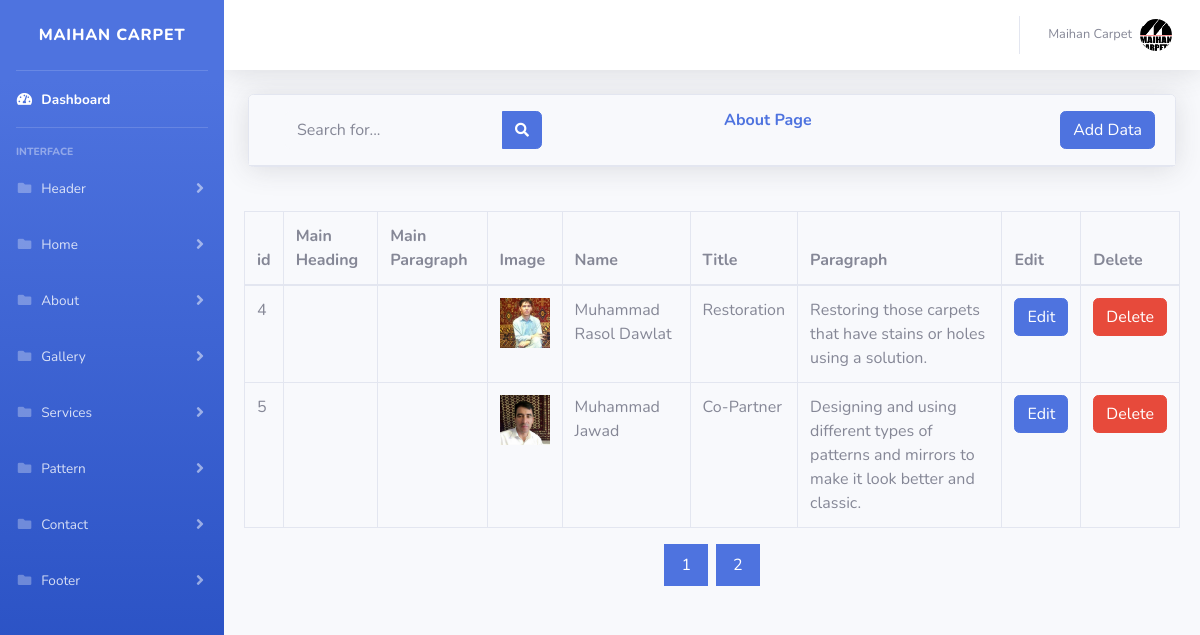
The app's page /AP/ourteam.php?page=2 (signed in), older data.
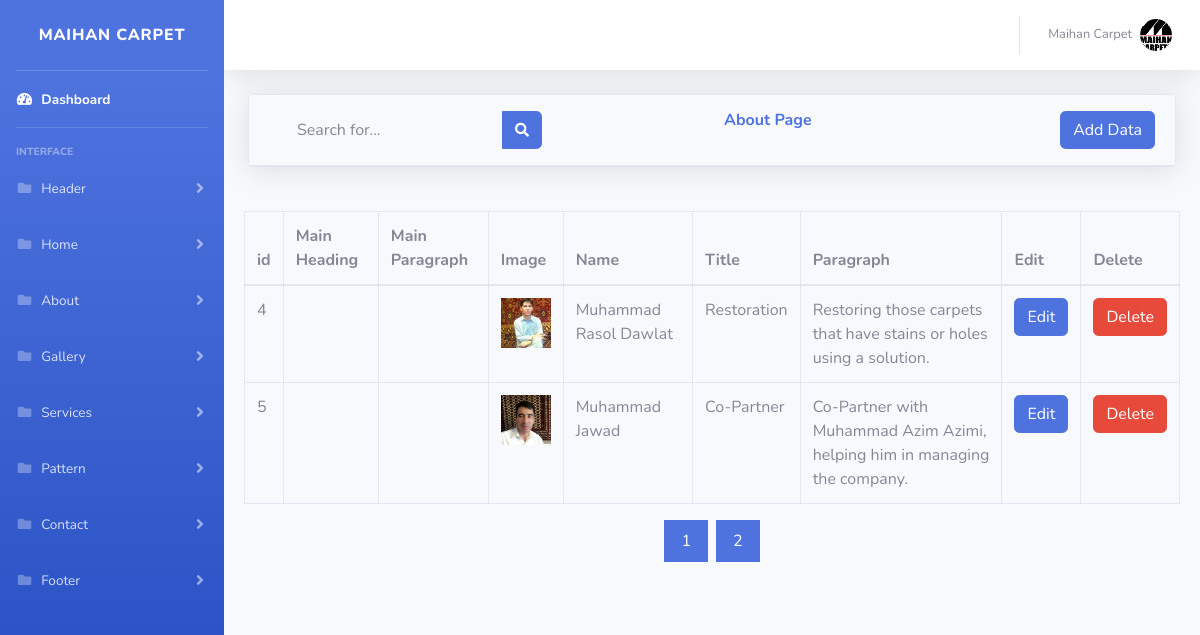
The same page, newer data.
### tables this page shows
CREATE TABLE `aboutsection2` (
  `id` int(11) NOT NULL,
  `heading` varchar(100) NOT NULL,
  `paragraph` text NOT NULL,
  `image` text NOT NULL,
  `name` text NOT NULL,
  `name2` text NOT NULL,
  `paragraph2` text NOT NULL
);

### AP/ourteam.php (the view, shortened to what the changed rows need)
<?php
	include 'includes/header.php';
	include 'includes/navbar.php';
?>
  <div class="card-body">
    <div class="table-responsive">
      <?php
        $record = 3;
        $page = '';
        if (isset($_GET["page"])) {
          $page = $_GET["page"];
        }
        else{
           $page =1;
        }
        $start = ($page-1)*$record;
          if (isset($_POST['search'])) {
          $search = preg_replace("#[^0-9a-z]#i","", $_POST['search1']);
          $select = "SELECT * FROM aboutsection2 WHERE heading LIKE '%". $search ."%' OR paragraph LIKE '%". $search ."%' OR name LIKE '%". $search ."%' OR name2 LIKE '%". $search ."%' OR paragraph2 LIKE '%". $search ."%'";
          $result = $connection -> query($select);
        ?>
         <table class="table table-bordered" id="dataTable" width="100%" cellspacing="0">
        <thead>
          <tr>
            <th>id</th>
            <th>Main Heading</th>
            <th>Main Paragraph </th>
            <th>Image</th>
            <th>Name </th>
            <th>Title </th>
            <th>Paragraph </th>
            <th>Edit</th>
            <th>Delete</th>
          </tr>
        </thead>
        <tbody>
          <?php
            if ($result-> num_rows > 0) {
              while ($row = $result->fetch_assoc()) {
                echo "<tr> <td> $row[id] </td>".
                  "<td>$row[heading]</td>".
                  "<td>$row[paragraph]</td>".
                  "<td><img src='$row[image]' height='auto' width='50px'> </td>".
                  "<td>$row[name]</td>".
                  "<td>$row[name2]</td>".
                  "<td>$row[paragraph2]</td>".
                  "<td><a href='ourteamedit.php?EditH=$row[id]&heading=",urlencode($row['heading']),"&paragraph=",urlencode($row['paragraph']),"&image=",urlencode($row['image']),"&name=",urlencode($row['name']),"&name2=",urlencode($row['name2']),"&paragraph2=",urlencode($row['paragraph2']),"'><button class='btn btn-primary'>Edit</button></a></td>".
                  "<td><a href='ourteamcontrol.php?deleteH=$row[id]'><button class='btn btn-danger'>Delete</button></a></td></tr>";
            }
          }
          ?>
        </tbody>
      </table>
    </div>
  </div>
</div>
<?php
      }
      else{
        $select = "SELECT * FROM aboutsection2 ORDER BY Id LIMIT $start, $record";
        $result = $connection -> query($select);
      ?>
      <table class="table table-bordered" id="dataTable" width="100%" cellspacing="0">
        <thead>
          <tr>
            <th>id</th>
            <th>Main Heading</th>
            <th>Main Paragraph </th>
            <th>Image</th>
            <th>Name </th>
            <th>Title </th>
            <th>Paragraph </th>
            <th>Edit</th>
            <th>Delete</th>
          </tr>
        </thead>
        <tbody>
          <?php
            if ($result-> num_rows > 0) {
              while ($row = $result->fetch_assoc()) {
                echo "<tr> <td> $row[id] </td>".
                  "<td>$row[heading]</td>".
                  "<td>$row[paragraph]</td>".
                  "<td><img src='$row[image]' height='auto' width='50px'> </td>".
                  "<td>$row[name]</td>".
                  "<td>$row[name2]</td>".
                  "<td>$row[paragraph2]</td>".
                  "<td><a href='ourteamedit.php?EditH=$row[id]&heading=",urlencode($row['heading']),"&paragraph=",urlencode($row['paragraph']),"&image=",urlencode($row['image']),"&name=",urlencode($row['name']),"&name2=",urlencode($row['name2']),"&paragraph2=",urlencode($row['paragraph2']),"'><button class='btn btn-primary'>Edit</button></a></td>".
                  "<td><a href='ourteamcontrol.php?deleteH=$row[id]'><button class='btn btn-danger'>Delete</button></a></td></tr>";
            }
          }
          ?>
        </tbody>
      </table>
            <?php
              }
            ?>
    </div>
  </div>
</div>
<?php
	include 'includes/footer.php';
?>

Row changes from the older to the newer data that the page shows:
changed aboutsection2 "Muhammad Jawad": paragraph2 "Designing and using different types of patterns and mirrors to make it look better and classic." → "Co-Partner with Muhammad Azim Azimi, helping him in managing the company."
